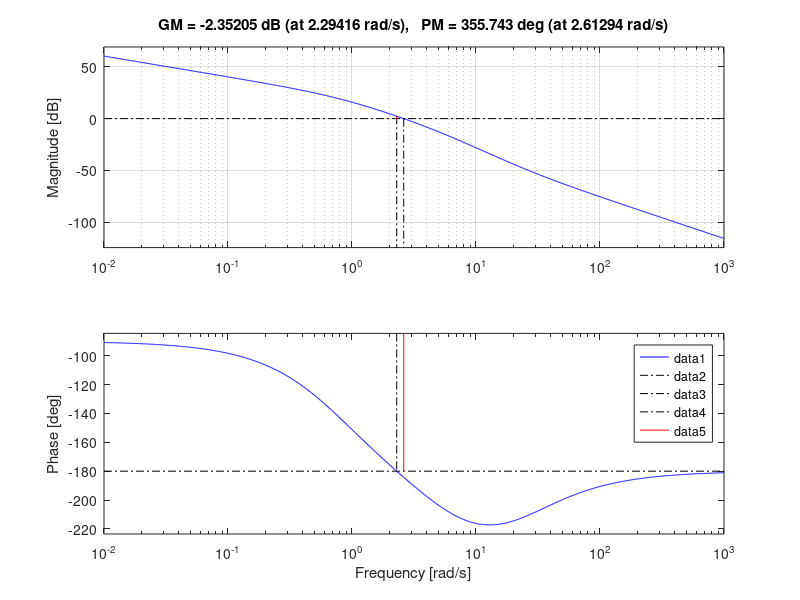

Write MATLAB code to recreate this figure.
clear;close all;
%Qui sopra, vengono inseriti i comandi per ripulire l'area di lavoro

% Definisco la variabile che conterrà la funzione di trasferimento
s=zpk('s');
G=(9*(0.04*s+1)/(s^2+6*s+4));

%Precisione statica
C=4.6/s;

% Si genera la funzione di anello L(s):

L_iniziale=series(C,G);

%Diagramma di Bode della funzione di anello

figure(1);
margin(L_iniziale);
grid;
legend;